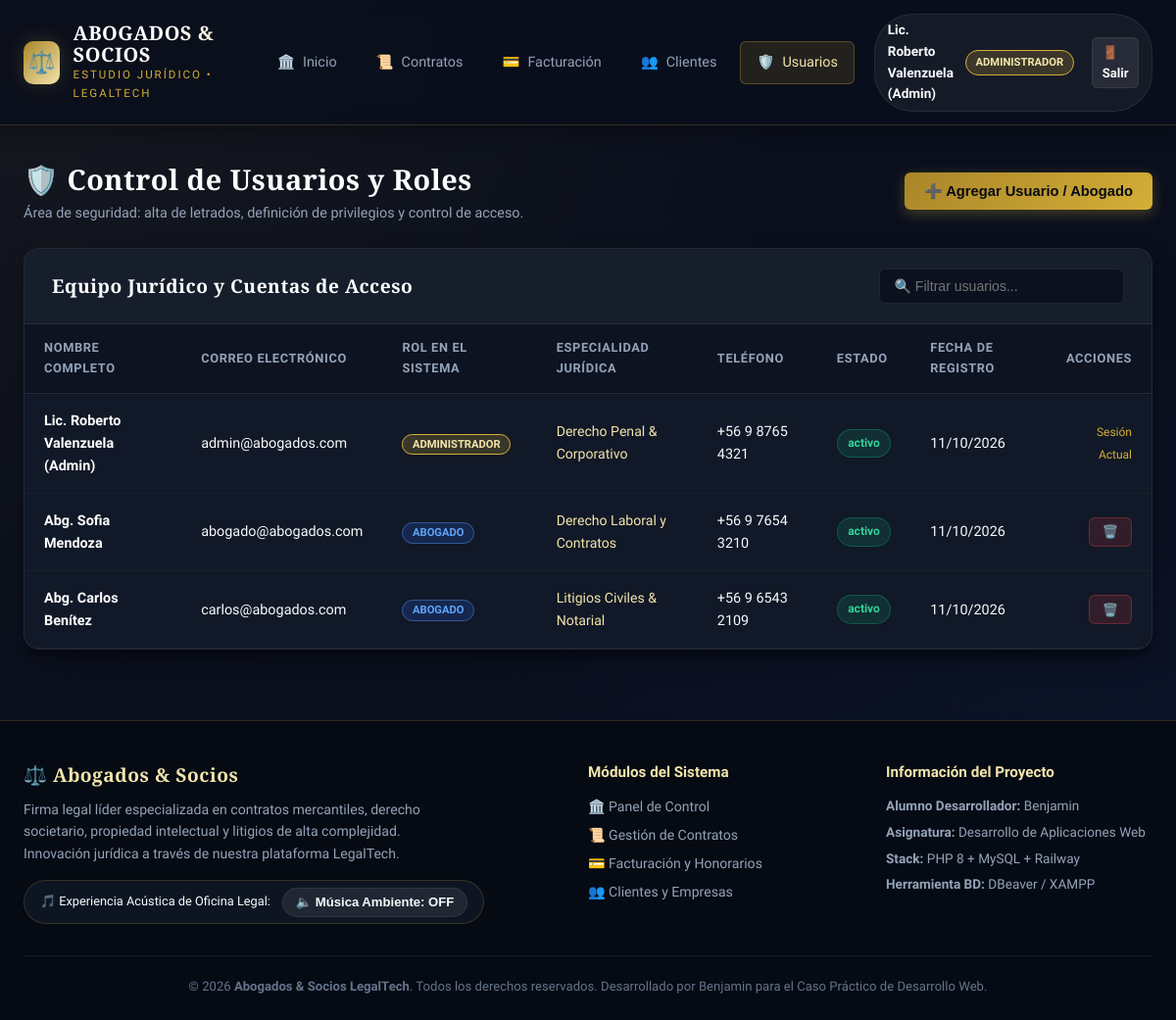
/usuarios.php (signed in), run on the app's committed database.
### tables this page shows
CREATE TABLE `usuarios` (
  `id` INT AUTO_INCREMENT PRIMARY KEY,
  `nombre` VARCHAR(100) NOT NULL,
  `correo` VARCHAR(120) NOT NULL UNIQUE,
  `password` VARCHAR(255) NOT NULL,
  `rol` ENUM('administrador', 'abogado') NOT NULL DEFAULT 'abogado',
  `especialidad` VARCHAR(100) DEFAULT 'Derecho Corporativo',
  `telefono` VARCHAR(25) DEFAULT NULL,
  `estado` ENUM('activo', 'inactivo') DEFAULT 'activo',
  `creado_en` TIMESTAMP DEFAULT CURRENT_TIMESTAMP
);

### includes/auth.php (called while the page is built, shortened)
<?php
function e($string) {
    return htmlspecialchars($string ?? '', ENT_QUOTES, 'UTF-8');
}
function formato_fecha($fecha) {
    return date('d/m/Y', strtotime($fecha));
}
?>

### usuarios.php (the view, shortened to what this page needs)
<?php
require_once __DIR__ . '/db/conexion.php';
require_once __DIR__ . '/includes/auth.php';
$usuarios = $pdo->query("SELECT id, nombre, correo, rol, especialidad, telefono, estado, creado_en FROM usuarios ORDER BY id ASC")->fetchAll();
require_once __DIR__ . '/includes/header.php';
?>
<div style="display: flex; justify-content: space-between; align-items: center; margin-bottom: 1.5rem; flex-wrap: wrap; gap: 1rem;">
    <div>
        <h1 class="brand-font" style="font-size: 1.8rem; color: #fff;">🛡️ Control de Usuarios y Roles</h1>
        <p style="color: var(--text-secondary); font-size: 0.9rem;">Área de seguridad: alta de letrados, definición de privilegios y control de acceso.</p>
    </div>
    <button type="button" class="btn btn-primary" onclick="openModal('modalNuevoUsuario')" id="btnNuevoUsuario">
        ➕ Agregar Usuario / Abogado
    </button>
</div>
<div class="data-card">
    <div class="card-header-flex">
        <h3 class="card-title">Equipo Jurídico y Cuentas de Acceso</h3>
        <div class="search-filter-box">
            <input type="text" id="tableSearch" class="input-control" placeholder="🔍 Filtrar usuarios..." style="width: 250px;">
        </div>
    </div>
    <div style="overflow-x: auto;">
        <table class="custom-table">
            <thead>
                <tr>
                    <th>Nombre Completo</th>
                    <th>Correo Electrónico</th>
                    <th>Rol en el Sistema</th>
                    <th>Especialidad Jurídica</th>
                    <th>Teléfono</th>
                    <th>Estado</th>
                    <th>Fecha de Registro</th>
                    <th style="text-align: right;">Acciones</th>
                </tr>
            </thead>
            <tbody>
                <?php foreach ($usuarios as $u): ?>
                <tr>
                    <td><strong style="color: #fff;"><?php echo e($u['nombre']); ?></strong></td>
                    <td><?php echo e($u['correo']); ?></td>
                    <td>
                        <span class="role-tag <?php echo ($u['rol'] === 'administrador') ? 'role-admin' : 'role-abogado'; ?>">
                            <?php echo e(ucfirst($u['rol'])); ?>
                        </span>
                    </td>
                    <td><span style="color: var(--gold-light); font-size: 0.88rem;"><?php echo e($u['especialidad']); ?></span></td>
                    <td><?php echo e($u['telefono'] ?: '-'); ?></td>
                    <td><span class="status-badge status-Activo"><?php echo e($u['estado']); ?></span></td>
                    <td><?php echo formato_fecha($u['creado_en']); ?></td>
                    <td style="text-align: right;">
                        <?php if ($u['id'] != $_SESSION['usuario_id']): ?>
                        <form method="POST" action="usuarios.php" onsubmit="return confirm('¿Eliminar este usuario permanentemente?');" style="display:inline;">
                            <button type="submit" class="btn btn-danger btn-sm" title="Eliminar Usuario">🗑️</button>
                        </form>
                        <?php else: ?>
                        <span style="font-size: 0.75rem; color: var(--gold-primary);">Sesión Actual</span>
                        <?php endif; ?>
                    </td>
                </tr>
                <?php endforeach; ?>
            </tbody>
        </table>
    </div>
</div>
<?php require_once __DIR__ . '/includes/footer.php'; ?>

### css/styles.css (style rules this page uses)
:root { --bg-main: #0a0f1d; --bg-card: #111827; --bg-card-hover: #1f293d; --bg-glass: rgba(17, 24, 39, 0.75); --border-color: rgba(212, 175, 55, 0.2); --border-light: rgba(255, 255, 255, 0.08); --gold-primary: #d4af37; --gold-light: #f3e5ab; --gold-dark: #aa8529; --gold-glow: rgba(212, 175, 55, 0.35); --navy-deep: #060b14; --navy-blue: #1e293b; --accent-blue: #2563eb; --text-primary: #f8fafc; --text-secondary: #94a3b8; --text-muted: #64748b; --success: #10b981; --warning: #f59e0b; --danger: #ef4444; --info: #06b6d4; --shadow-soft: 0 10px 25px -5px rgba(0, 0, 0, 0.5), 0 8px 10px -6px rgba(0, 0, 0, 0.5); --shadow-gold: 0 0 20px rgba(212, 175, 55, 0.2); --radius-lg: 16px; --radius-md: 10px; --radius-sm: 6px; --transition: all 0.25s cubic-bezier(0.4, 0, 0.2, 1); }
* { box-sizing: border-box; margin: 0; padding: 0; }
body { font-family: 'Plus Jakarta Sans', -apple-system, BlinkMacSystemFont, sans-serif; background-color: var(--bg-main); color: var(--text-primary); min-height: 100vh; display: flex; flex-direction: column; line-height: 1.6; background-image: radial-gradient(at 0% 0%, rgba(212, 175, 55, 0.06) 0px, transparent 50%), radial-gradient(at 100% 100%, rgba(37, 99, 235, 0.08) 0px, transparent 50%); background-attachment: fixed; }
h1, h2, h3, .brand-font { font-family: 'Cinzel', serif; letter-spacing: 0.5px; }
.role-tag { font-size: 0.7rem; padding: 0.2rem 0.6rem; border-radius: 20px; font-weight: 600; text-transform: uppercase; }
.role-admin { background: rgba(212, 175, 55, 0.2); color: var(--gold-light); border: 1px solid var(--gold-primary); }
.role-abogado { background: rgba(37, 99, 235, 0.2); color: #60a5fa; border: 1px solid rgba(96, 165, 250, 0.4); }
.btn { display: inline-flex; align-items: center; justify-content: center; gap: 0.5rem; padding: 0.65rem 1.25rem; font-size: 0.92rem; font-weight: 600; border-radius: var(--radius-sm); text-decoration: none; cursor: pointer; border: none; transition: var(--transition); }
.btn-primary { background: linear-gradient(135deg, var(--gold-dark), var(--gold-primary)); color: var(--navy-deep); box-shadow: 0 4px 14px rgba(212, 175, 55, 0.3); }
.btn-danger { background: rgba(239, 68, 68, 0.15); color: #f87171; border: 1px solid rgba(239, 68, 68, 0.3); }
.btn-sm { padding: 0.4rem 0.8rem; font-size: 0.82rem; }
.data-card { background: var(--bg-card); border: 1px solid var(--border-light); border-radius: var(--radius-lg); overflow: hidden; box-shadow: var(--shadow-soft); margin-bottom: 2.5rem; }
.card-header-flex { padding: 1.25rem 1.75rem; border-bottom: 1px solid var(--border-light); display: flex; justify-content: space-between; align-items: center; flex-wrap: wrap; gap: 1rem; background: rgba(255, 255, 255, 0.02); }
.card-title { font-size: 1.2rem; color: #ffffff; display: flex; align-items: center; gap: 0.6rem; }
.search-filter-box { display: flex; align-items: center; gap: 0.75rem; flex-wrap: wrap; }
.input-control, .select-control { background: rgba(10, 15, 29, 0.8); border: 1px solid var(--border-light); color: var(--text-primary); padding: 0.55rem 0.9rem; border-radius: var(--radius-sm); font-size: 0.88rem; outline: none; transition: var(--transition); }
.custom-table { width: 100%; border-collapse: collapse; text-align: left; }
.custom-table th { background: rgba(10, 15, 29, 0.5); padding: 0.9rem 1.25rem; font-size: 0.8rem; text-transform: uppercase; letter-spacing: 0.05em; color: var(--text-secondary); border-bottom: 1px solid var(--border-light); }
.custom-table td { padding: 1rem 1.25rem; font-size: 0.9rem; border-bottom: 1px solid rgba(255, 255, 255, 0.04); vertical-align: middle; }
.status-badge { padding: 0.25rem 0.65rem; border-radius: 50px; font-size: 0.75rem; font-weight: 600; display: inline-block; }
.status-Activo, .status-Pagado { background: rgba(16, 185, 129, 0.15); color: #34d399; border: 1px solid rgba(16, 185, 129, 0.3); }

### data on the page
usuarios: nombre "Lic. Roberto Valenzuela (Admin)", correo "admin@abogados.com", rol "ADMINISTRADOR", especialidad "Derecho Penal & Corporativo", telefono "+56 9 8765 4321", estado "activo", creado_en "11/10/2026", shows "Sesión Actual"
usuarios: nombre "Abg. Sofia Mendoza", correo "abogado@abogados.com", rol "ABOGADO", especialidad "Derecho Laboral y Contratos", telefono "+56 9 7654 3210", estado "activo", creado_en "11/10/2026"
usuarios: nombre "Abg. Carlos Benítez", correo "carlos@abogados.com", rol "ABOGADO", especialidad "Litigios Civiles & Notarial", telefono "+56 9 6543 2109", estado "activo", creado_en "11/10/2026"

### other printed values
$userName "Lic. Roberto Valenzuela (Admin)"
$userRole "ADMINISTRADOR"
